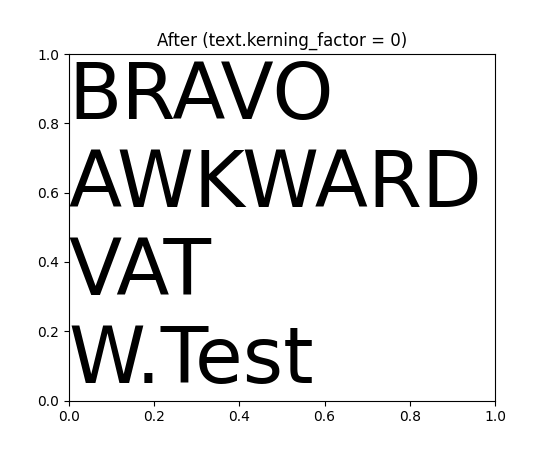

The Python source for this figure:
import matplotlib.pyplot as plt

# Use new kerning values:
plt.rcParams['text.kerning_factor'] = 0
fig, ax = plt.subplots()
ax.text(0.0, 0.05, 'BRAVO\nAWKWARD\nVAT\nW.Test', fontsize=56)
ax.set_title('After (text.kerning_factor = 0)')
